Frame 1 (no input): blank canvas, image omitted
Frame 60 (the mouse pressed at the canvas centre just before this capture): blank canvas, image omitted
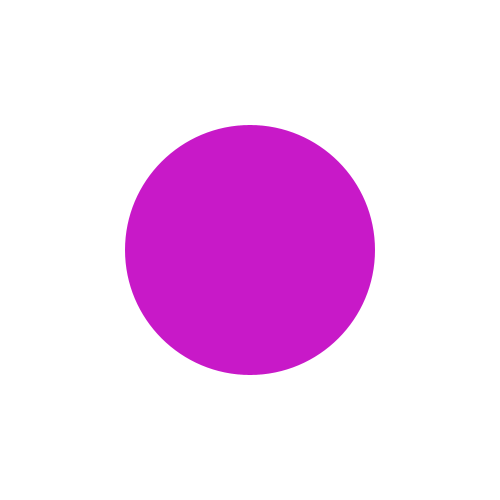
Frame 120 (the mouse held since frame 60 and released just before this capture)

The Processing sketch whose frames 1 and 60 were blank and that drew this single picture after the mouse press (run headless with seeded random() and noise(); from frame 60 on, the mouse is pressed at the canvas centre):

// Processing sketch: D_scaleMouse
// ── D_scaleMouse.pde
void setup(){
  size(500,500);
}

void draw(){
  //Make a white background
  background(255);
  
  //Make an ellipse with no stroke, and a purple fill
  noStroke();
  fill(200,25,200);
  //make an ellipse that follows the mouse
  ellipse(250,250,mouseX,mouseY);
}
